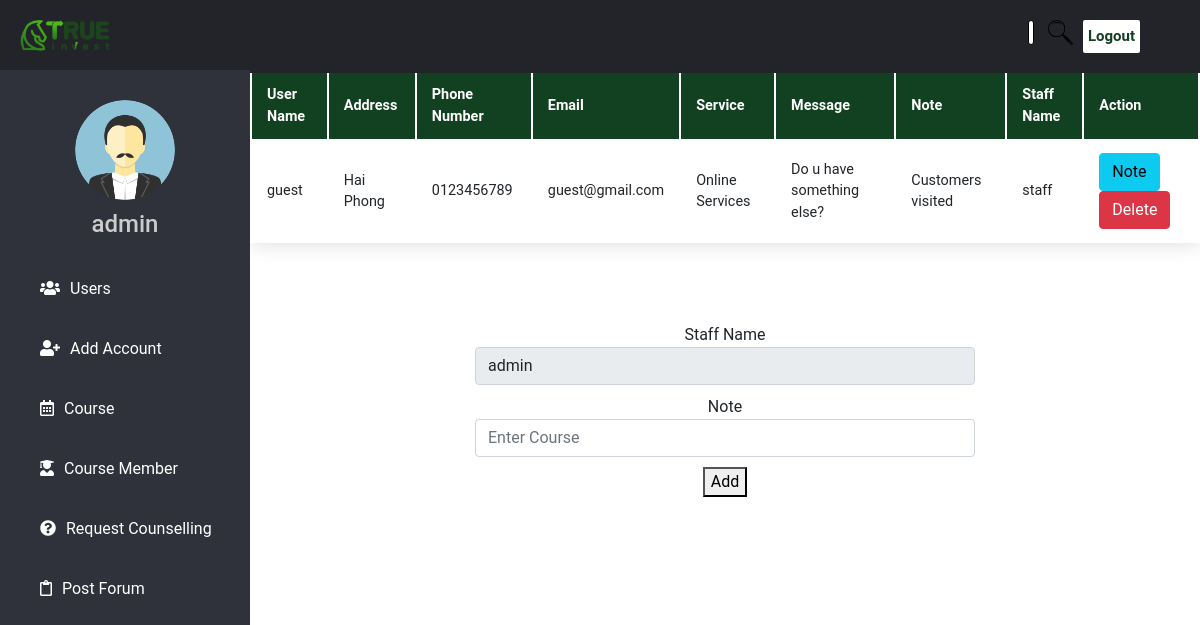
Screenshot of /admin-support.php (signed in) with the database file from the repository.
### tables this page shows
CREATE TABLE `account` (
  `id` int(11) NOT NULL,
  `UserName` varchar(150) NOT NULL,
  `Password` varchar(150) NOT NULL,
  `Address` varchar(150) NOT NULL,
  `PhoneNumber` varchar(20) NOT NULL,
  `Email` varchar(100) NOT NULL,
  `Role` enum('Admin','Staff') NOT NULL
);

CREATE TABLE `support` (
  `s_id` int(11) NOT NULL,
  `id` int(11) NOT NULL,
  `Service` mediumtext NOT NULL,
  `Message` text NOT NULL,
  `Note` varchar(1000) NOT NULL,
  `StaffName` varchar(100) NOT NULL
);

### web/function-support.php (called while the page is built, shortened)
<?php
    $Note = '';
?>

### web/admin-support.php (the view, shortened to what this page needs)
<!DOCTYPE html>
<html lang="en" dir="ltr">
    <head>
        <link rel="stylesheet" href="https://cdnjs.cloudflare.com/ajax/libs/font-awesome/5.15.3/css/all.min.css">
        <link rel="stylesheet" href="./css/bootstrap.min.css">
        <link rel="stylesheet" href="./css/admin.css">
    </head>
    <body>
        <header>
        <div class="left_area">
            <a href="home.php" class="logo"><img src="images/1548659599290.png"></a>
        </div>
        <div class="right_area">
            <div class="search-box">
                <form method="POST">
                    <input class="sb-text" type="text" name="search" placeholder="Search...">
                    <input class="sb-sbm" type="submit" name="submit">
                </form>
            </div>
            <a href="logout.php" class="logout_btn">Logout</a>
        </div>
        </header>
        <div class="sidebar">
            <center>
                <img src="./images/ava-admin.png" class="profile_image" alt="">
                <h4><?=$_SESSION['UserName']?></h4>
            </center>
            <?php
                if ( $_SESSION['Role'] === 'Admin'){
                ?>
            <a href="admin-user.php#user-data"><i class="fas fa-users"></i><span>Users</span></a>
            <a href="admin-user.php#add-account"><i class="fas fa-user-plus"></i><span>Add Account</span></a>
            <?php } ?>
            <a href="admin-course.php"><i class="far fa-calendar-alt"></i><span>Course</span></a>
            <a href="admin-course-member.php"><i class="fas fa-user-graduate"></i><span>Course Member</span></a>
            <a href="admin-support.php"><i class="fas fa-question-circle"></i><span>Request Counselling</span></a>
            <a href="admin-post-forum.php"><i class="far fa-clipboard"></i><span>Post Forum</span></a>
        </div>
        <?php
        include('connect.php');
        $sql = "SELECT * FROM account, support WHERE support.id = account.id";
        $result = mysqli_query($conn, $sql);
        ?>
        <table id="course-data" class="content-table" style="width: calc(100% - 250px);  margin-left: 250px;">
            <thead>
                <tr>
                    <th>User Name</th>
                    <th>Address</th>
                    <th>Phone Number</th>
                    <th>Email</th>
                    <th>Service</th>
                    <th>Message</th>
                    <th>Note</th>
                    <th>Staff Name</th>
                    <th colspan="2">Action</th>
                </tr>
            </thead>
            <tbody>
                <?php
                    while ($row = $result->fetch_assoc()):
                ?>
                <tr>
                    <td><?php echo $row['UserName']; ?></td>
                    <td><?php echo $row['Address']; ?></td>
                    <td><?php echo $row['PhoneNumber']; ?></td>
                    <td><?php echo $row['Email']; ?></td>
                    <td><?php echo $row['Service']; ?></td>
                    <td><?php echo $row['Message']; ?></td>
                    <td><?php echo $row['Note']; ?></td>
                    <td><?php echo $row['StaffName']; ?></td>
                    <td>
                        <a href="admin-support.php?note=<?php echo $row['s_id']; ?>"
                        class="btn btn-info">Note</a>
                        <?php
                                        if ( $_SESSION['Role'] === 'Admin'){
                                    ?>
                        <a href="function-support.php?delete=<?php echo $row['s_id']; ?>"
                        class="btn btn-danger" onclick="return confirm('Are you sure to delete this Request Counselling?')">Delete</a>
                    <?php } ?>
                    </td>
                </tr>
                <?php endwhile; ?>
            </tbody>
        </table>
        <div class="create-account" id="add-account">
            <form action="function-support.php" method="POST">
                <?php
                include ('function-support.php');
                ?>
                <div class="form-group">
                <label>Staff Name</label></br>
                <input type="text" name="StaffName" class="form-control" value="<?=$_SESSION['UserName']?>" placeholder="Enter User Name" readonly>
                </div>
                <div class="form-group">
                <label>Note</label></br>
                <input type="text" name="Note" class="form-control" value="<?php echo $Note; ?>" placeholder="Enter Course" >
                </div>
                <div class="form-group">
                <button type="submit" name="add">Add</button>
                </div>
            </form>
        </div>
    </body>
</html>

### web/css/admin.css (style rules this page uses)
body { margin: 0; padding: 0; font-family: "Roboto", sans-serif; }
header { position: fixed; background: #22242A; padding: 20px; width: 100%; display: flex; }
.logo { display: block; max-width: 180px; }
.logo img { width: 50%; }
.left_area a { margin: 0; }
.logout_btn { padding: 5px; background: #FFF; text-decoration: none; float: right; margin-right: 40px; border-radius: 2px; font-size: 15px; font-weight: 600; color: #124121; transition: 0.5s; transition-property: background; }
.right_area { display: flex; margin-left: auto; }
.search-box { margin-left: auto; }
.search-box input { height: 25px; border: black solid 1px; outline: 0; }
.search-box .sb-sbm { width: 45px; color: transparent; background: transparent url(../images/icons8-search-50.png) no-repeat center; background-size: contain; border: none; }
.search-box .sb-text { border-radius: 20px; line-height: 25px; width: 0; transition: .5s; }
.sidebar { background: #2F323A; margin-top: 70px; padding-top: 30px; position: fixed; left: 0; width: 250px; height: 100%; }
.sidebar .profile_image { width: 100px; height: 100px; border-radius: 100px; margin-bottom: 10px; }
.sidebar h4 { color: #ccc; margin-top: 0; margin-bottom: 20px; }
.sidebar a { color: #fff; display: block; width: 100%; line-height: 60px; text-decoration: none; padding-left: 40px; box-sizing: border-box; transition: 0.5s; transition-property: background; }
.sidebar i { padding-right: 10px; }
.content-table { border-collapse:unset; padding-top: 70px; font-size: 0.9em; min-width: 400px; box-shadow: 0 0 20px rgba(0, 0, 0, 0.15); }
.content-table thead tr { background-color: #124121; color: #fff; text-align: left; font-weight: bold; }
.content-table th, .content-table td { padding: 12px 15px; }
.content-table tbody tr { border-bottom: 1px solid #ddd; }
.create-account { margin-left: 250px; width: calc(100%-250px); display: block; text-align: center; padding-top: 70px; }
.create-account .form-group { margin-top: 10px; }
.form-control { display: unset; width: 500px; }

### rows the page displays
account: UserName "guest", Address "Hai Phong", PhoneNumber "0123456789", Email "guest@gmail.com", support.Service "Online Services", support.Message "Do u have something else?", support.Note "Customers visited", support.StaffName "staff"

### other values shown
$_SESSION['UserName'] "admin"
